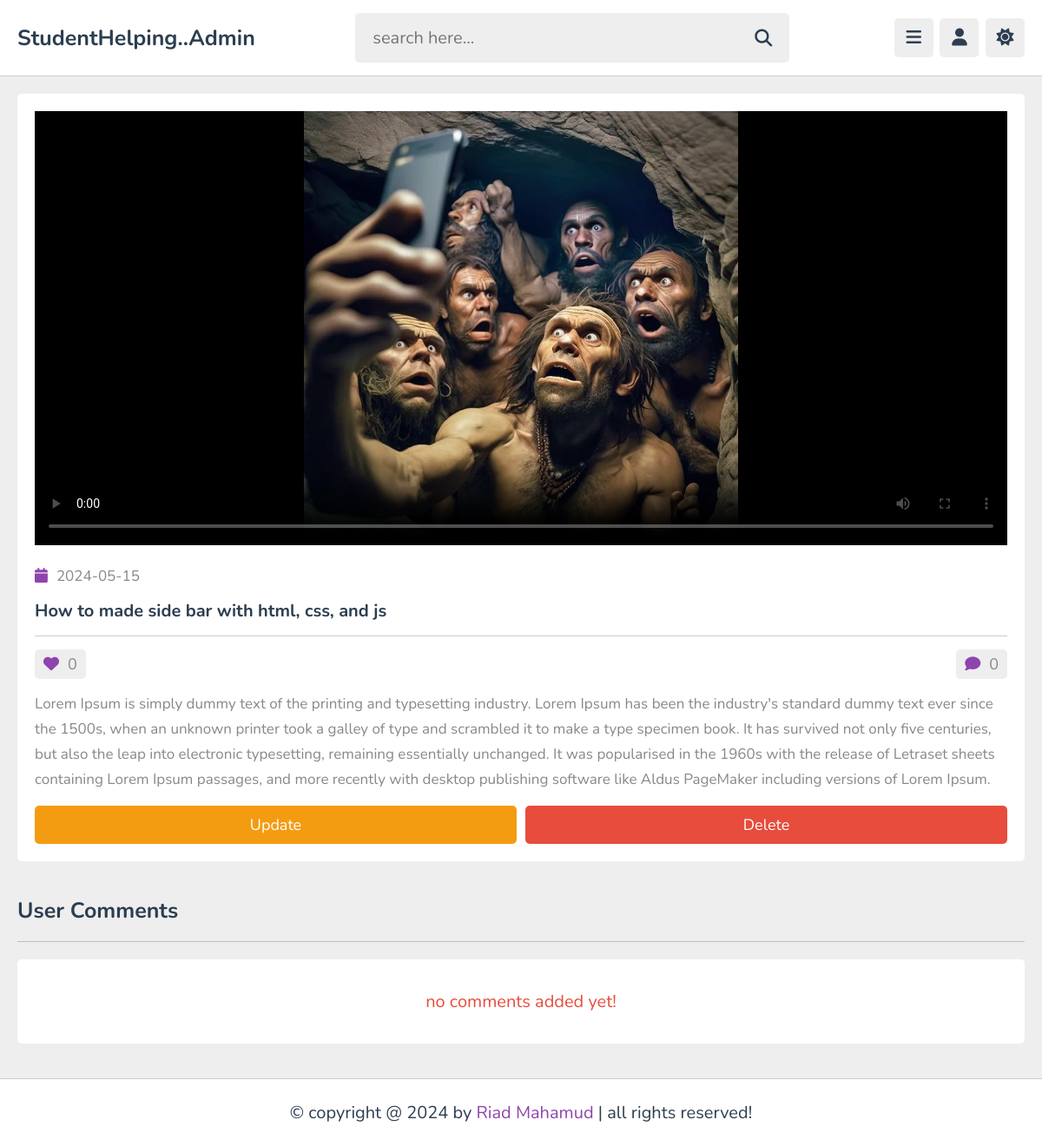
The app's page /admin/view_content.php?get_id=6vdaRswm45X4RgulImvB (signed in) with its own data.
### tables this page shows
CREATE TABLE `video_upload` (
  `id` varchar(20) NOT NULL,
  `tutor_id` varchar(20) NOT NULL,
  `playlist_id` varchar(20) NOT NULL,
  `title` varchar(100) NOT NULL,
  `description` varchar(1000) NOT NULL,
  `video` varchar(100) NOT NULL,
  `thumb` varchar(100) NOT NULL,
  `date` date NOT NULL DEFAULT current_timestamp(),
  `status` varchar(20) NOT NULL DEFAULT 'deactive'
);

### admin/view_content.php (the view, shortened to what this page needs)
<?php
include '../components/connect.php';
if(isset($_COOKIE['tutor_id'])){
   $tutor_id = $_COOKIE['tutor_id'];
}else{
   $tutor_id = '';
   header('location:login.php');
}
if(isset($_GET['get_id'])){
   $get_id = $_GET['get_id'];
}else{
   $get_id = '';
   header('location:contents.php');
}
?>
<!DOCTYPE html>
<html lang="en">
<head>
   <link rel="stylesheet" href="https://cdnjs.cloudflare.com/ajax/libs/font-awesome/6.2.0/css/all.min.css">
   <link rel="stylesheet" href="../css/admin_style.css">
</head>
<body>
<?php include '../components/admin_header.php'; ?>
<section class="view-content">
   <?php
      $select_content = $conn->prepare("SELECT * FROM `video_upload` WHERE id = ? AND tutor_id = ?");
      $select_content->execute([$get_id, $tutor_id]);
      if($select_content->rowCount() > 0){
         while($fetch_content = $select_content->fetch(PDO::FETCH_ASSOC)){
            $video_id = $fetch_content['id'];
            $count_likes = $conn->prepare("SELECT * FROM `likes` WHERE tutor_id = ? AND content_id = ?");
            $count_likes->execute([$tutor_id, $video_id]);
            $total_likes = $count_likes->rowCount();
            $count_comments = $conn->prepare("SELECT * FROM `comments` WHERE tutor_id = ? AND content_id = ?");
            $count_comments->execute([$tutor_id, $video_id]);
            $total_comments = $count_comments->rowCount();
   ?>
   <div class="container">
      <video src="../uploaded_files/video/<?= $fetch_content['video']; ?>" autoplay controls poster="../uploaded_files/video/<?= $fetch_content['thumb']; ?>" class="video"></video>
      <div class="date"><i class="fas fa-calendar"></i><span><?= $fetch_content['date']; ?></span></div>
      <h3 class="title"><?= $fetch_content['title']; ?></h3>
      <div class="flex">
         <div><i class="fas fa-heart"></i><span><?= $total_likes; ?></span></div>
         <div><i class="fas fa-comment"></i><span><?= $total_comments; ?></span></div>
      </div>
      <div class="description"><?= $fetch_content['description']; ?></div>
      <form action="" method="post">
         <div class="flex-btn">
            <a href="update_content.php?get_id=<?= $video_id; ?>" class="option-btn">update</a>
            <input type="submit" value="delete" class="delete-btn" onclick="return confirm('delete this video?');" name="delete_video">
         </div>
      </form>
   </div>
   <?php
    }
   }else{
      echo '<p class="empty">no contents added yet! <a href="add_content.php" class="btn" style="margin-top: 1.5rem;">add videos</a></p>';
   }
   ?>
</section>
<section class="comments">
   <h1 class="heading">user comments</h1>
   <div class="show-comments">
      <?php
         $select_comments = $conn->prepare("SELECT * FROM `comments` WHERE content_id = ?");
         $select_comments->execute([$get_id]);
         if($select_comments->rowCount() > 0){
            while($fetch_comment = $select_comments->fetch(PDO::FETCH_ASSOC)){
               $select_commentor = $conn->prepare("SELECT * FROM `users` WHERE id = ?");
               $select_commentor->execute([$fetch_comment['user_id']]);
               $fetch_commentor = $select_commentor->fetch(PDO::FETCH_ASSOC);
      ?>
      <div class="box">
         <div class="user">
            <img src="../uploaded_files/video/<?= $fetch_commentor['image']; ?>" alt="">
            <div>
               <h3><?= $fetch_commentor['name']; ?></h3>
               <span><?= $fetch_comment['date']; ?></span>
            </div>
         </div>
         <p class="text"><?= $fetch_comment['comment']; ?></p>
         <form action="" method="post" class="flex-btn">
            <input type="hidden" name="comment_id" value="<?= $fetch_comment['id']; ?>">
            <button type="submit" name="delete_comment" class="inline-delete-btn" onclick="return confirm('delete this comment?');">delete comment</button>
         </form>
      </div>
      <?php
       }
      }else{
         echo '<p class="empty">no comments added yet!</p>';
      }
      ?>
      </div>
</section>
<?php include '../components/footer.php'; ?>
</body>
</html>

### css/admin_style.css (style rules this page uses)
:root { --main-color:#8e44ad; --red:#e74c3c; --oragen:#f39c12; --white:#fff; --black:#2c3e50; --light-color:#888; --light-bg:#eee; --border:.1rem solid rgba(0,0,0,.2); }
* { font-family: 'Nunito', sans-serif; margin: 0; padding: 0; box-sizing: border-box; outline: none; border: none; text-decoration: none; }
html { font-size: 62.5%; overflow-x: hidden; }
body { background-color: var(--light-bg); padding-left: 30rem; }
section { padding:2rem; max-width: 1200px; margin: 0 auto; }
.btn, .option-btn, .delete-btn, .inline-btn, .inline-option-btn, .inline-delete-btn { border-radius: .5rem; padding: 1rem 3rem; font-size: 1.8rem; color: #fff; margin-top: 1rem; text-transform: capitalize; cursor: pointer; text-align: center; }
.btn, .option-btn, .delete-btn { display: block; width: 100%; }
.option-btn, .inline-option-btn { background-color: var(--oragen); }
.delete-btn, .inline-delete-btn { background-color: var(--red); }
.flex-btn { display:flex; gap: 1rem; }
.empty { background-color: var(--white); border-radius: .5rem; padding: 1.5rem; text-align: center; width: 100%; font-size: 2rem; color: var(--red); }
.heading { padding-bottom: 1.8rem; border-bottom: var(--border); font-size: 2.5rem; color: var(--black); text-transform: capitalize; margin-bottom: 2rem; }
.view-content .container { background-color: var(--white); border-radius: .5rem; padding: 2rem; }
.view-content .container .video { width: 100%; object-fit: contain; margin-bottom: 1rem; background: #000; height: 50rem; }
.view-content .container .date { padding:1rem 0; font-size: 1.7rem; }
.view-content .container .date i { margin-right: 1rem; color: var(--main-color); }
.view-content .container .date span { color: var(--light-color); }
.view-content .container .title { font-size: 2rem; color: var(--black); padding: .5rem 0; }
.view-content .container .flex { display: flex; align-items: center; justify-content: space-between; gap: 1.5rem; font-size: 1.8rem; border-top: var(--border); padding-top: 1.5rem; padding-bottom: 1rem; margin-top: 1rem; }
.view-content .container .flex div { background-color: var(--light-bg); border-radius: .5rem; padding: .5rem 1rem; }
.view-content .container .flex i { margin-right: 1rem; color: var(--main-color); }
.view-content .container .flex span { color: var(--light-color); }
.view-content .container .description { padding: .5rem 0; line-height: 1.7; font-size: 1.7rem; color: var(--light-color); }
.comments .show-comments { background-color: var(--white); border-radius: .5rem; padding: 2rem; display: grid; gap: 2.5rem; }
@media (max-width:1200px) { body { padding-left: 0; } }

### records on screen
video_upload: date "2024-05-15", title "How to made side bar with html, css, and js", total_likes "0", total_comments "0", description "Lorem Ipsum is simply dummy text of the printing and typesetting industry. Lorem Ipsum has been the industry's standard dummy text ever since the 1500s, when an unknown printer took a galley of type and scrambled it to make a type specimen book. It has survived not only five centuries, but also the leap into electronic typesetting, remaining essentially unchanged. It was popularised in the 1960s with the release of Letraset sheets containing Lorem Ipsum passages, and more recently with desktop publishing software like Aldus PageMaker including versions of Lorem Ipsum."
